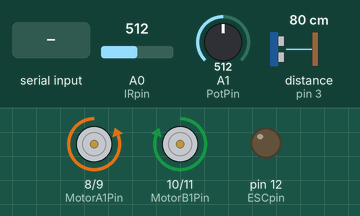
This sketch was run on a simulated Arduino Uno, built with avr-gcc and run on an emulated ATmega328P. Shown: motor-driver pin pairs drawn as motors (green arrow = first pin HIGH = forward, orange = second pin HIGH = backward, longer = more drive), output pins drawn as LEDs (lit = HIGH). Wiring (inferred from the names in the program): ultrasonic range finder: trigger pin 2; echo pin 3. The test bench sets the inputs (shaded band); at power-on: A0 (IRpin) = 512, A1 (PotPin) = 512, distance to the obstacle (sensor on pin 3) 80 cm. The echo pulse lasts 58.3 µs per cm; pins used as bus, display or sensor lines are not drawn.

Above: at 1.2 s.
1.3 s: A0 (IRpin) set to 0
At 2.6 s:
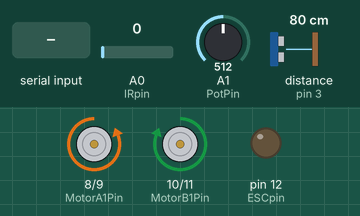
4.3 s: A1 (PotPin) set to 532
At 5.5 s:
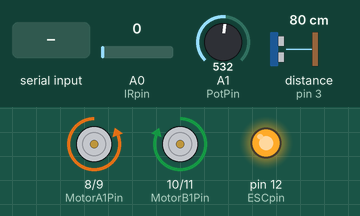
7.3 s: A0 (IRpin) set to 25
At 7.82 s:
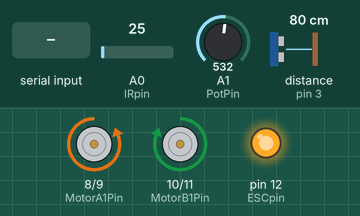
10.3 s: "F" received over Serial
13.3 s: "1" received over Serial
16.3 s: A1 (PotPin) set to 511
At 16.92 s:
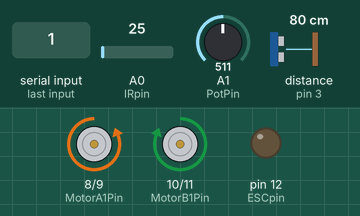
Timing chart, 0 to 20.3 s (numbered marks = the images above; inputs shaded):
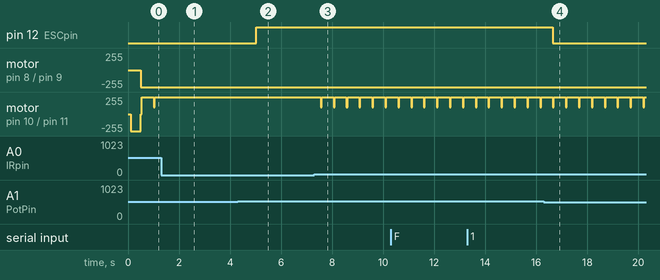

Measured:
- the behaviour switches between 513 and 514 on A1 (PotPin) (found by bisection; images 1 and 2)
- after the input at 1.3 s, motor on pin 10 (MotorB1Pin) / pin 11 (MotorB2Pin): stops changing and stays forward 255/255
- after the input at 4.3 s, pin 12 (ESCpin): LOW → HIGH after 0.73 s
- after the input at 7.3 s, motor on pin 10 (MotorB1Pin) / pin 11 (MotorB2Pin): alternates forward 255/255 for 0.47 s and forward 100/255 for 0.04 s, starting after 0.25 s
- after the input at 16.3 s, pin 12 (ESCpin): HIGH → LOW after 0.35 s

The sketch:

main.ino
```cpp
// Pin definitions
#define FrontTrigPin 2
#define FrontEchoPin 3
#define LeftTrigPin 4
#define LeftEchoPin 5
#define RightTrigPin 6
#define RightEchoPin 7
#define IRpin A0
#define MotorA1Pin 8
#define MotorA2Pin 9
#define MotorB1Pin 10
#define MotorB2Pin 11
#define ESCpin 12
#define PotPin A1
#define btRX 13
#define btTX 14

// Variables
int speed = 100; // an average speed was used so as not to make the robot move too fast
int distance_front, distance_left, distance_right;
int ir_value;

unsigned long previous_time_front = 0;
unsigned long previous_time_obstacle = 0;
unsigned long previous_time_step = 0;

const int interval_front = 100;
const int interval_obstacle = 500;
const int interval_step = 500;

void setup() {
  pinMode(FrontTrigPin, OUTPUT);
  pinMode(FrontEchoPin, INPUT);
  pinMode(LeftTrigPin, OUTPUT);
  pinMode(LeftEchoPin, INPUT);
  pinMode(RightTrigPin, OUTPUT);
  pinMode(RightEchoPin, INPUT);
  pinMode(IRpin, INPUT);
  pinMode(MotorA1Pin, OUTPUT);
  pinMode(MotorA2Pin, OUTPUT);
  pinMode(MotorB1Pin, OUTPUT);
  pinMode(MotorB2Pin, OUTPUT);
  pinMode(ESCpin, OUTPUT);
  pinMode(PotPin, INPUT);
  Serial.begin(9600);
}

void loop() {
  // Check for Bluetooth commands
  if (Serial.available() > 0) {
    char command = Serial.read();
    switch(command) {
      case 'F':
        motor_control(speed, speed);
        break;
      case 'L':
        motor_control(-speed, speed);
        break;
      case 'R':
        motor_control(speed, -speed);
        break;
      case 'B':
        motor_control(-speed, -speed);
        break;
      default:
        motor_control(0, 0);
        break;
    }
  } else {
    // Navigating
    if (millis() - previous_time_front >= interval_front) {
      previous_time_front = millis();
      distance_front = ultrasonic_sensor(FrontTrigPin, FrontEchoPin);
      if (distance_front > 20) {
        motor_control(speed, speed);
      } else {
        if (distance_left > distance_right) {
          motor_control(-speed, speed);
        } else {
          motor_control(speed, -speed);
        }
      }
    }

    // Checking for obstacles
    if (distance_left < 15 || distance_right < 15) {
      if (millis() - previous_time_obstacle >= interval_obstacle) {
        previous_time_obstacle = millis();
        motor_control(-speed, -speed);
        delay(500);
        motor_control(-speed, speed);
      }
    }

    // Checking for steps
    if (ir_sensor()) {
      if (millis() - previous_time_step >= interval_step) {
        previous_time_step = millis();
        motor_control(-speed, -speed);
        delay(500);
        motor_control(speed, -speed);
      }
    }

    // Control vacuum motor
    int pot_value = analogRead(PotPin);
    int mapped_value = map(pot_value, 0, 1023, 0, 255);
    analogWrite(ESCpin, mapped_value);
  }
}
```

functions.ino
```cpp
// Function to control motor
void motor_control(int left_speed, int right_speed) {
if (left_speed > 0) {
  digitalWrite(MotorA1Pin, HIGH);
  digitalWrite(MotorA2Pin, LOW);
  analogWrite(MotorB1Pin, left_speed);
}
else if (left_speed < 0) {
  digitalWrite(MotorA1Pin, LOW);
  digitalWrite(MotorA2Pin, HIGH);
  analogWrite(MotorB1Pin, abs(left_speed));
}
else {
  digitalWrite(MotorA1Pin, LOW);
  digitalWrite(MotorA2Pin, LOW);
  analogWrite(MotorB1Pin, 0);
}

if (right_speed > 0) {
  digitalWrite(MotorB2Pin, HIGH);
  digitalWrite(MotorB1Pin, LOW);
  analogWrite(MotorA1Pin, right_speed);
} else if (right_speed < 0) {
  digitalWrite(MotorB2Pin, LOW);
  digitalWrite(MotorB1Pin, HIGH);
  analogWrite(MotorA1Pin, abs(right_speed));
} else {
  digitalWrite(MotorB2Pin, LOW);
  digitalWrite(MotorB1Pin, LOW);
  analogWrite(MotorA1Pin, 0);
}
}

// Function to read ultrasonic sensor
int ultrasonic_sensor(int trig_pin, int echo_pin) {
  digitalWrite(trig_pin, LOW);
  delayMicroseconds(2);
  digitalWrite(trig_pin, HIGH);
  delayMicroseconds(10);
  digitalWrite(trig_pin, LOW);
  long duration = pulseIn(echo_pin, HIGH);
  int distance = duration * 0.034 / 2;
  return distance;
}


// IR sensor function
bool ir_sensor() {
  ir_value = analogRead(IRpin);
  if (ir_value > 0) {
    return false;
  } else {
    return true;
  }
}
```
